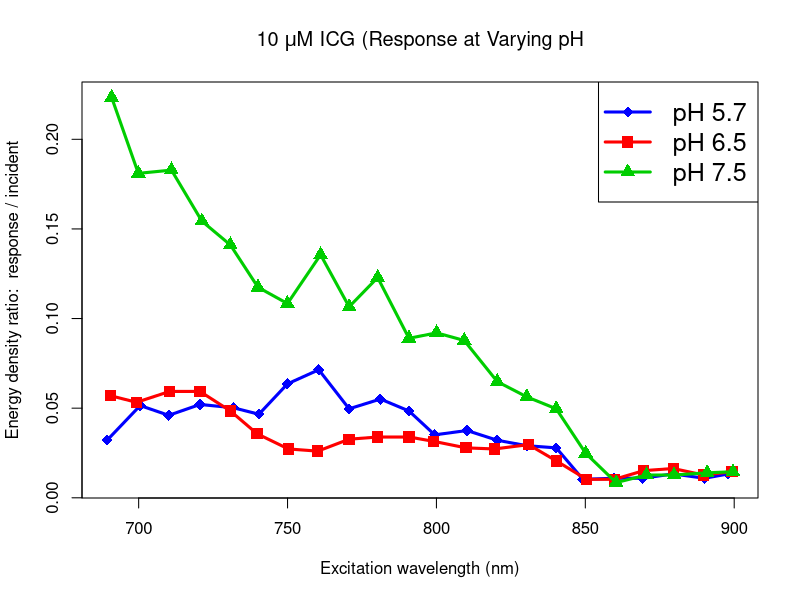

This figure's R source:
## ---- chunk 1
ph57 <- read.csv("../data/ph5_7.csv")
ph65 <- read.csv("../data/ph6_5.csv")
ph75 <- read.csv("../data/ph7_5.csv")
temp <- rbind(ph57,ph65,ph75)
plot(range(temp[,1]), range(temp[,2]), type='n', xlab="Excitation wavelength (nm)", ylab="Energy density ratio:  response / incident", main=expression(paste("10 ", mu, "M ICG (Response at Varying pH")))
lines(ph57[,1], ph57[,2], col="blue", lwd=3)
points(ph57[,1], ph57[,2], col="blue", pch=18, cex=1.5)
lines(ph65[,1], ph65[,2], col="red", lwd=3)
points(ph65[,1], ph65[,2], col="red", pch=15, cex=1.5)
lines(ph75[,1], ph75[,2], col="green3", lwd=3)
points(ph75[,1], ph75[,2], col="green3", pch=17, cex=1.5)
legend('topright', c("pH 5.7", "pH 6.5", "pH 7.5"), lwd=3, col=c("blue", "red", "green3"), pch=c(18,15,17), cex=1.5)
